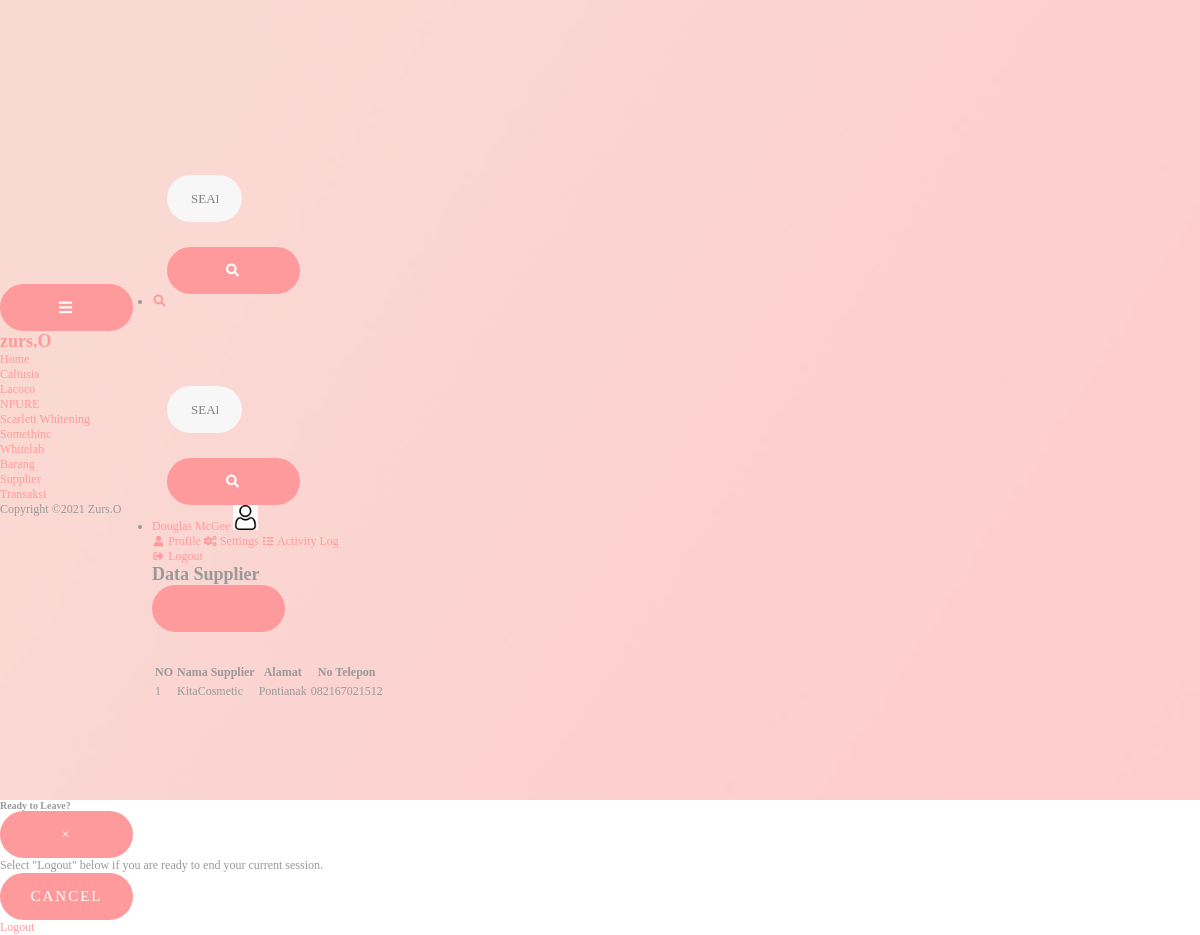
/view/tampilsupplier.php (signed in), run on the app's committed database.
### tables this page shows
CREATE TABLE `supplier` (
  `kode_supplier` varchar(45) NOT NULL,
  `nama_supplier` varchar(45) NOT NULL,
  `alamat_supplier` varchar(100) NOT NULL,
  `no_telp` varchar(45) NOT NULL
);

### model/databasesupplier.php (called while the page is built, shortened)
<?php
class database{
    var $host = "localhost";
    var $uname = "root";
    var $pass = "";
    var $db = "project_bpwl";
    var $con;
    function __construct(){
        $this->con = mysqli_connect($this->host, $this->uname, $this->pass, $this->db);
        mysqli_select_db($this->con, $this->db);
    }
    function tampil_data(){
        $data = mysqli_query($this->con, "select * from supplier");
        while($d = mysqli_fetch_array($data)){
            $hasil[] = $d;
        }
        return $hasil;
    }
}
?>

### view/tampilsupplier.php (the view, shortened to what this page needs)
<?php
include '../model/databasesupplier.php';
$db = new database();
?>
<!doctype html>
<html lang="en">
<head>
	<link rel="stylesheet" href="https://stackpath.bootstrapcdn.com/font-awesome/4.7.0/css/font-awesome.min.css">
	<link rel="stylesheet" href="css/style.css">
	<link rel="stylesheet" href="https://use.fontawesome.com/releases/v5.9.0/css/all.css" />
</head>
<body>
	<div class="wrapper d-flex align-items-stretch">
		<nav id="sidebar">
			<div class="custom-menu">
				<button type="button" id="sidebarCollapse" class="btn btn-primary">
					<i class="fa fa-bars"></i>
				</button>
			</div>
			<div class="p-4 pt-5">
				<h1><a href="home.php" class="logo">zurs.O</a></h1>
				<ul class="list-unstyled components mb-5">
					<li class="active">
						<a href="#homeSubmenu" data-toggle="collapse" aria-expanded="false" class="dropdown-toggle">Home</a>
						<ul class="collapse list-unstyled" id="homeSubmenu">
							<li>
								<a href="caltusia1.php">Caltusia</a>
							</li>
							<li>
								<a href="lacoco1.php">Lacoco</a>
							</li>
							<li>
								<a href="npure1.php">NPURE</a>
							</li>
							<li>
								<a href="scarlett1.php">Scarlett Whitening</a>
							</li>
							<li>
								<a href="somethinc1.php">Somethinc</a>
							</li>
							<li>
								<a href="whitelab1.php">Whitelab</a>
							</li>
						</ul>
					</li>
					<li>
						<a href="tampilbarang.php">Barang</a>
					</li>
					<li>
						<a href="tampilsupplier.php">Supplier</a>
					</li>
					<li>
						<a href="tampiltransaksi.php">Transaksi</a>
					</li>
				</ul>
				<div class="footer">
					<p>
						Copyright &copy; Zurs.O
					</p>
				</div>
			</div>
		</nav>
		<div id="content" class="p-4 p-md-5 pt-5">
			<nav class="navbar navbar-expand navbar-light bg-white topbar mb-4 static-top shadow">
				<form class="d-none d-sm-inline-block form-inline mr-auto ml-md-3 my-2 my-md-0 mw-100 navbar-search">
					<div class="input-group">
						<input type="text" class="form-control bg-light border-0 small" placeholder="Search for..." aria-label="Search" aria-describedby="basic-addon2">
						<div class="input-group-append">
							<button class="btn btn-primary" type="button">
								<i class="fas fa-search fa-sm"></i>
							</button>
						</div>
					</div>
				</form>
				<ul class="navbar-nav ml-auto">
					<li class="nav-item dropdown no-arrow d-sm-none">
						<a class="nav-link dropdown-toggle" href="#" id="searchDropdown" role="button" data-toggle="dropdown" aria-haspopup="true" aria-expanded="false">
							<i class="fas fa-search fa-fw"></i>
						</a>
						<div class="dropdown-menu dropdown-menu-right p-3 shadow animated--grow-in" aria-labelledby="searchDropdown">
							<form class="form-inline mr-auto w-100 navbar-search">
								<div class="input-group">
									<input type="text" class="form-control bg-light border-0 small" placeholder="Search for..." aria-label="Search" aria-describedby="basic-addon2">
									<div class="input-group-append">
										<button class="btn btn-primary" type="button">
											<i class="fas fa-search fa-sm"></i>
										</button>
									</div>
								</div>
							</form>
						</div>
					</li>
					<li class="nav-item dropdown no-arrow">
						<a class="nav-link dropdown-toggle" href="#" id="userDropdown" role="button" data-toggle="dropdown" aria-haspopup="true" aria-expanded="false">
							<span class="mr-2 d-none d-lg-inline text-gray-600 small">Douglas McGee</span>
							<img class="img-profile rounded-circle" src="../images/user.png" height="25px" width="25px">
						</a>
						<div class="dropdown-menu dropdown-menu-right shadow animated--grow-in" aria-labelledby="userDropdown">
							<a class="dropdown-item" href="#">
								<i class="fas fa-user fa-sm fa-fw mr-2 text-gray-400"></i>
								Profile
							</a>
							<a class="dropdown-item" href="#">
								<i class="fas fa-cogs fa-sm fa-fw mr-2 text-gray-400"></i>
								Settings
							</a>
							<a class="dropdown-item" href="#">
								<i class="fas fa-list fa-sm fa-fw mr-2 text-gray-400"></i>
								Activity Log
							</a>
							<a class="dropdown-item" href="#" data-toggle="modal" data-target="#logoutModal">
								<i class="fas fa-sign-out-alt fa-sm fa-fw mr-2 text-gray-400"></i>
								Logout
							</a>
						</div>
					</li>
				</ul>
			</nav>
			<h2 class="mb-4">Data Supplier</h2>
			<div class="content">
				<div class="container">
					<div class="col-md-3">
						<button type="button" class="btn mb-2 mb-md-0 btn-outline-secondary btn-block">
							<a href="../view/input/inputsupplier.php">Input Data</a>
						</button>
					</div>
					<br></br>
					<div class="table-responsive">
						<table class="table custom-table">
							<thead>
								<tr>
									<th scope="col">NO</th>
									<th scope="col">Nama Supplier</th>
									<th scope="col">Alamat</th>
									<th scope="col">No Telepon</th>
								</tr>
							</thead>
							<?php
							$no = 1;
							foreach ($db->tampil_data() as $x) {
							?>
								<tr>
									<td><?php echo $no++; ?></td>
									<td><?php echo $x['nama_supplier']; ?></td>
									<td><?php echo $x['alamat_supplier']; ?></td>
									<td><?php echo $x['no_telp']; ?></td>
								</tr>
							<?php
							}
							?>
						</table>
					</div>
				</div>
			</div>
		</div>
	</div>
	<div class="modal fade" id="logoutModal" tabindex="-1" role="dialog" aria-labelledby="exampleModalLabel" aria-hidden="true">
		<div class="modal-dialog" role="document">
			<div class="modal-content">
				<div class="modal-header">
					<h5 class="modal-title" id="exampleModalLabel">Ready to Leave?</h5>
					<button class="close" type="button" data-dismiss="modal" aria-label="Close">
						<span aria-hidden="true">×</span>
					</button>
				</div>
				<div class="modal-body">Select "Logout" below if you are ready to end your current session.</div>
				<div class="modal-footer">
					<button class="btn btn-secondary" type="button" data-dismiss="modal">Cancel</button>
					<a class="btn btn-primary" href="../index.php">Logout</a>
				</div>
			</div>
		</div>
	</div>
</body>
</html>

### css/style.css (style rules this page uses)
* { -webkit-box-sizing: border-box; -moz-box-sizing: border-box; box-sizing: border-box; }
body { font-family: "Montserrat-Regular"; color: #999; font-size: 12px; margin: 0; }
p, h1, h2, h3, h4, h5, h6, ul { margin: 0; }
img { max-width: 100%; }
ul { padding-left: 0; margin-bottom: 0; }
a { text-decoration: none; color: #ff9a9c; transition: all 0.3s ease; }
.wrapper { min-height: 100vh; display: flex; align-items: center; background: url("../images/bg-registration-form-4.jpg") no-repeat; background-size: cover; }
form { width: 50%; padding-top: 77px; padding-right: 60px; padding-left: 15px; }
.form-control { display: block; width: 100%; border-radius: 23.5px; height: 47px; padding: 0 24px; color: #808080; font-size: 13px; border: none; background: #f7f7f7; margin-bottom: 25px; }
button { letter-spacing: 2px; border: none; width: 133px; height: 47px; margin-right: 19px; border-radius: 23.5px; cursor: pointer; display: flex; align-items: center; justify-content: center; padding: 0; background: #ff9a9c; font-size: 15px; color: #fff; text-transform: uppercase; font-family: "Montserrat-SemiBold"; -webkit-transform: perspective(1px) translateZ(0); transform: perspective(1px) translateZ(0); box-shadow: 0 0 1px rgba(0, 0, 0, 0); }

### data on the page
supplier: nama_supplier "KitaCosmetic", alamat_supplier "Pontianak", no_telp "082167021512"
